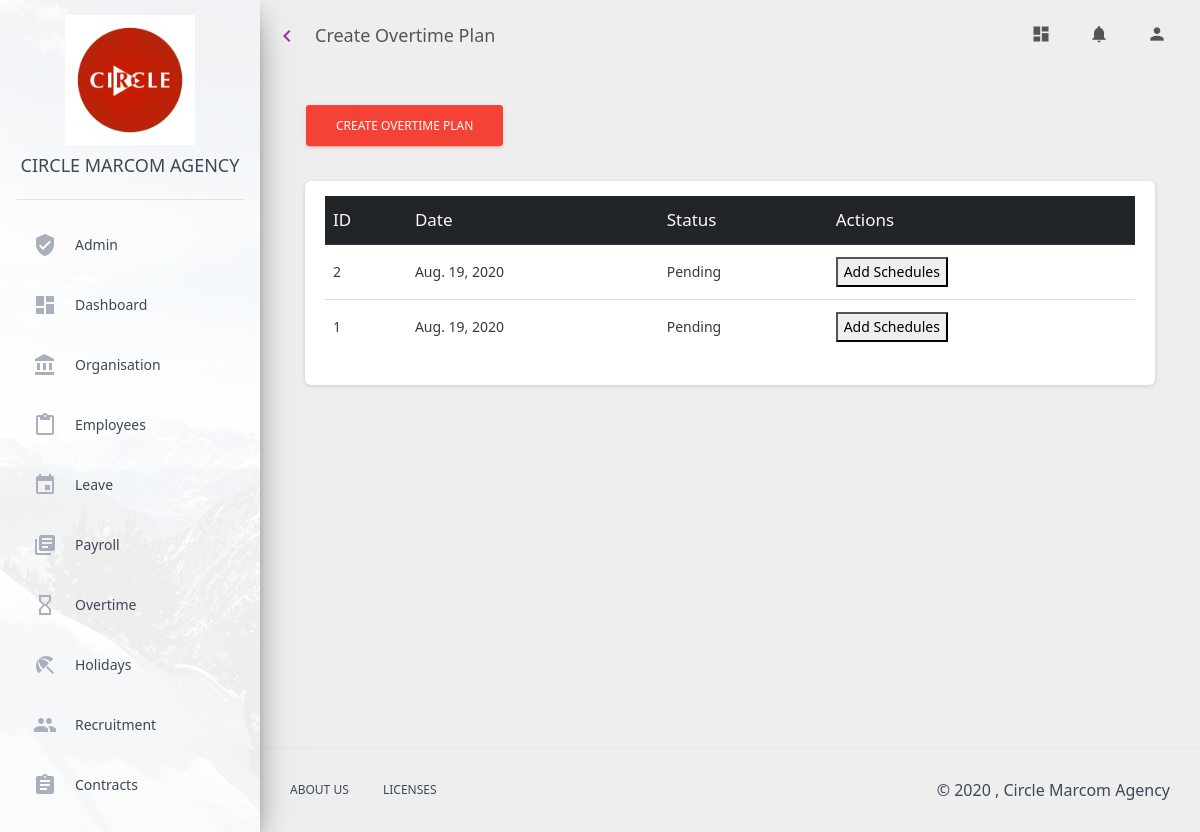
Page /overtime/create_overtime_plan_page/ (signed in) on the committed database.
### overtime/models.py (models this page shows)
class OvertimePlan(models.Model):
    applicant = models.ForeignKey(Employee, on_delete=models.CASCADE, blank=True)
    date = models.DateField(auto_now=True)
    HR_approval = models.CharField(max_length=10, default="Pending")
    cfo_approval = models.CharField(max_length=10, default="Pending")
    status = models.CharField(max_length=10, default="Pending")

### ems_auth/decorators.py (the view)
    def wrapper(request, *args, **kw):
        user = request.user
        if user.is_hod:
            return function(request, *args, **kw)
        else:
            return HttpResponseRedirect(reverse('hod_required_page'))

### employees/models.py (called while the page is built)
    @property
    def position(self):
        return self.organisationdetail.position.name

### ems_auth/models.py (called while the page is built)
    @property
    def get_unread_notifications(self):
        return self.notification_set.filter(status="Unread")

### overtime/selectors.py (called while the page is built)
def get_most_recent_overtime_plans():
    overtime_plans = OvertimePlan.objects.all().order_by('-id')
    return overtime_plans

### overtime/views.py (called while the page is built)
@hod_required
def create_overtime_plan_page(request):
    context = {
        "overtime_plans": get_most_recent_overtime_plans()
    }
    return render(request, 'overtime/create_overtime_plan.html', context)

### overtime/templates/overtime/create_overtime_plan.html
{%extends 'solitonems/base.html'%}
{%block page_title %}
Create Overtime Plan
{%endblock%}
{%block content%}
<div class="content">
    <div class="container-fluid">
        <div class="col-md-12">
            <a href="{%url 'create_overtime_plan'%}">
                <button type="button" class="btn btn-danger" data-toggle="modal" data-target="#modal_add_overtime_plan">
                    Create Overtime Plan
                </button>
            </a>
            <div class="card">
                <div class="card-body">
                    {%if overtime_plans%}
                    <div class="table-responsive">
                        <table class="table">
                            <thead class="thead-dark">
                            <th>ID</th>
                            <th>Date</th>
                            <th>Status</th>
                            <th>Actions</th>
                            </thead>
                            {%for overtime_plan in overtime_plans%}
                            <tr>
                                <td>{{overtime_plan.id}}</td>
                                <td>{{overtime_plan.date}}</td>
                                <td>{{overtime_plan.status}}</td>
                                <td>
                                    <a href="{%url 'add_overtime_schedule_page' overtime_plan.id%}"
                                       style="color:inherit">
                                        <button>Add Schedules</button>
                                    </a>
                            </tr>
                            {%endfor%}
                        </table>
                    </div>
                    {%else%}
                    <h3>No overtime plans</h3>
                    {%endif%}
                </div>
            </div>
        </div>
    </div>
</div>
{%endblock content%}

### rows in the picture
OvertimePlan: id "2", date "Aug. 19, 2020", status "Pending"
OvertimePlan: id "1", date "Aug. 19, 2020", status "Pending"
